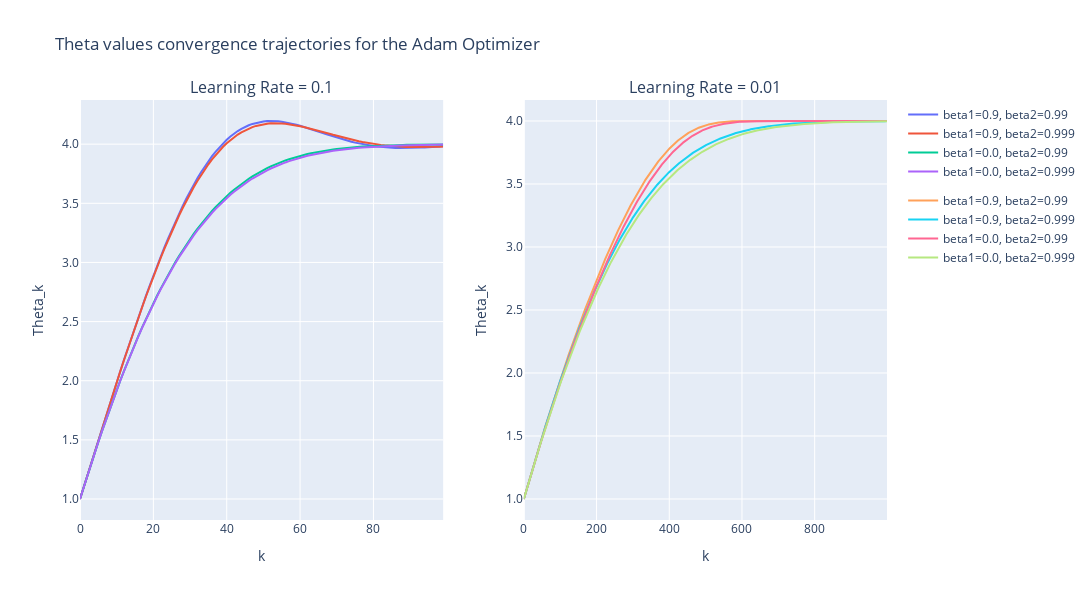
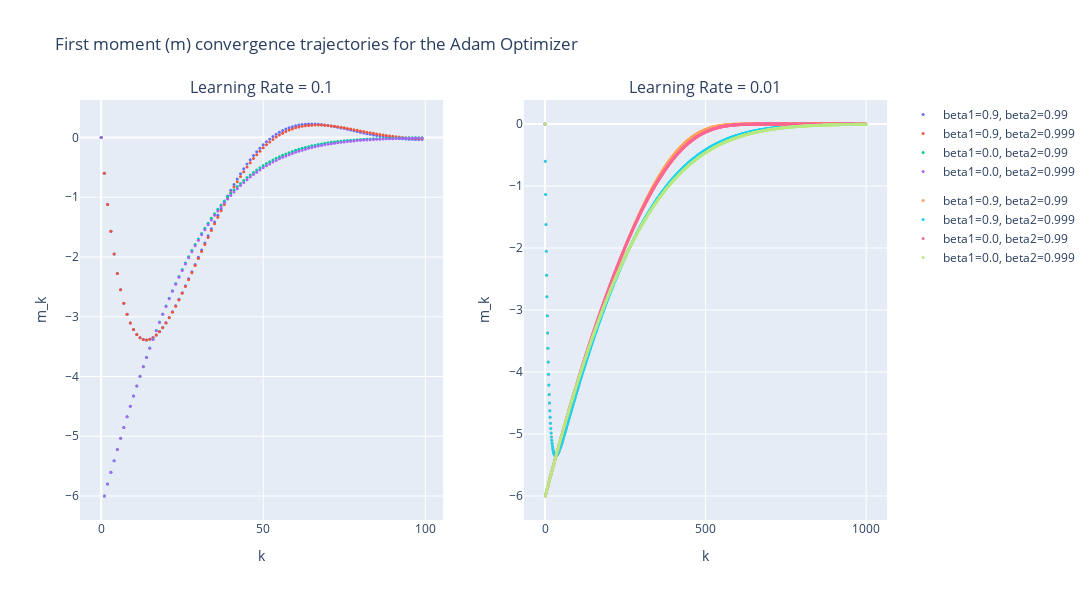
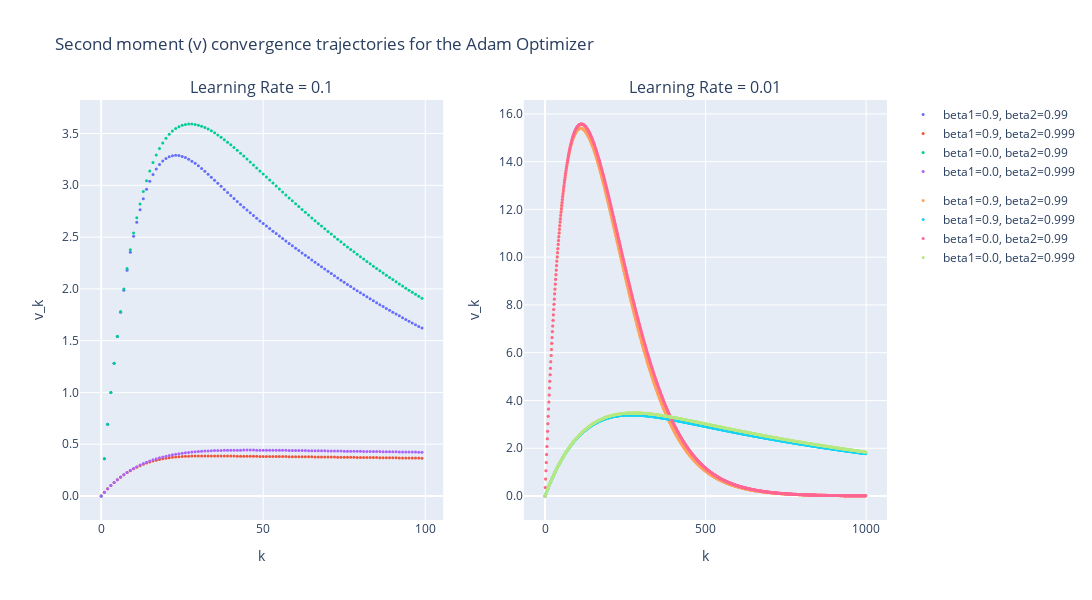

The cell these charts' notebook holds for them, in order:
### Code cell
import plotly.graph_objects as go
from plotly.subplots import make_subplots

# Creación de subplots
fig_theta = make_subplots(rows=1, cols=n_learning_rates, subplot_titles=[f'Learning Rate = {lr}' for lr in param_grid['lr']])
fig_m = make_subplots(rows=1, cols=n_learning_rates, subplot_titles=[f'Learning Rate = {lr}' for lr in param_grid['lr']])
fig_v = make_subplots(rows=1, cols=n_learning_rates, subplot_titles=[f'Learning Rate = {lr}' for lr in param_grid['lr']])

for i, lr in enumerate(param_grid['lr']):

    filtered_params = [p for p in param_list if p['lr'] == lr]

    if lr == 0.1:
        epochs = 100
    elif lr == 0.01:
        epochs = 1000

    for params in filtered_params:
        theta_initial = 1.0
        
        print(f'\nAdam Configuration: {params}')
        solver = AdamMomentum(dL=dL, lr=lr, beta1=params['beta1'], beta2=params['beta2'], epochs=epochs)
        solver.solve(theta_initial=theta_initial)

        label = f"beta1={params['beta1']}, beta2={params['beta2']}"
        
        # Agregar datos a la figura de theta
        fig_theta.add_trace(go.Scatter(
            x=list(range(epochs)),
            y=solver.theta_result,
            mode='lines',
            name=label,
            legendgroup=f'LR={lr}',
        ), row=1, col=i+1)
        
        # Agregar datos a la figura de m_result
        fig_m.add_trace(go.Scatter(
            x=list(range(epochs)),
            y=solver.m_result,
            mode='markers',
            marker=dict(size=3),
            name=label,
            legendgroup=f'LR={lr}',
        ), row=1, col=i+1)
        
        # Agregar datos a la figura de v_result
        fig_v.add_trace(go.Scatter(
            x=list(range(epochs)),
            y=solver.v_result,
            mode='markers',
            marker=dict(size=3),
            name=label,
            legendgroup=f'LR={lr}',
        ), row=1, col=i+1)

# Actualización de los títulos y etiquetas
fig_theta.update_layout(title_text='Theta values convergence trajectories for the Adam Optimizer', showlegend=True)
fig_m.update_layout(title_text='First moment (m) convergence trajectories for the Adam Optimizer', showlegend=True)
fig_v.update_layout(title_text='Second moment (v) convergence trajectories for the Adam Optimizer', showlegend=True)

fig_theta.update_xaxes(title_text="k")
fig_theta.update_yaxes(tickformat=".1f", title_text="Theta_k")
fig_theta.update_layout(
    width=1500,  # Ancho en píxeles
    height=600   # Alto en píxeles
)

fig_m.update_xaxes(title_text="k")
fig_m.update_yaxes(title_text="m_k")
fig_m.update_layout(
    width=1500,  # Ancho en píxeles
    height=600   # Alto en píxeles
)

fig_v.update_xaxes(title_text="k")
fig_v.update_yaxes(tickformat=".1f", title_text="v_k")
fig_v.update_layout(
    width=1500,  # Ancho en píxeles
    height=600   # Alto en píxeles
)

# Mostrar las figuras
fig_theta.show()
fig_m.show()
fig_v.show()

### Figure 1 — Plotly figure (JSON) as saved in the notebook; plotly's stock layout.template omitted (floating-point values rounded to 4 significant figures; data arrays with more than 128 entries replaced by an {"elided": "..."} marker saying what was removed)
{"data": [{"legendgroup": "LR=0.1", "mode": "lines", "name": "beta1=0.9, beta2=0.99", "type": "scatter", "x": [0, 1, 2, 3, 4, 5, 6, 7, 8, 9, 10, 11, 12, 13, 14, 15, 16, 17, 18, 19, 20, 21, 22, 23, 24, 25, 26, 27, 28, 29, 30, 31, 32, 33, 34, 35, 36, 37, 38, 39, 40, 41, 42, 43, 44, 45, 46, 47, 48, 49, 50, 51, 52, 53, 54, 55, 56, 57, 58, 59, 60, 61, 62, 63, 64, 65, 66, 67, 68, 69, 70, 71, 72, 73, 74, 75, 76, 77, 78, 79, 80, 81, 82, 83, 84, 85, 86, 87, 88, 89, 90, 91, 92, 93, 94, 95, 96, 97, 98, 99], "xaxis": "x", "y": [1, 1.1, 1.2, 1.3, 1.399, 1.498, 1.597, 1.696, 1.793, 1.89, 1.987, 2.082, 2.177, 2.271, 2.363, 2.454, 2.544, 2.633, 2.72, 2.805, 2.888, 2.97, 3.049, 3.127, 3.202, 3.275, 3.345, 3.413, 3.478, 3.541, 3.601, 3.658, 3.712, 3.763, 3.811, 3.856, 3.899, 3.938, 3.974, 4.007, 4.037, 4.065, 4.089, 4.111, 4.13, 4.146, 4.16, 4.171, 4.18, 4.187, 4.192, 4.195, 4.196, 4.195, 4.193, 4.19, 4.185, 4.179, 4.172, 4.164, 4.156, 4.146, 4.137, 4.127, 4.117, 4.106, 4.096, 4.086, 4.075, 4.065, 4.056, 4.046, 4.037, 4.029, 4.021, 4.013, 4.006, 4.0, 3.994, 3.989, 3.984, 3.98, 3.977, 3.974, 3.972, 3.97, 3.968, 3.968, 3.967, 3.967, 3.968, 3.969, 3.97, 3.971, 3.972, 3.974, 3.976, 3.978, 3.98, 3.982], "yaxis": "y"}, {"legendgroup": "LR=0.1", "mode": "lines", "name": "beta1=0.9, beta2=0.999", "type": "scatter", "x": [0, 1, 2, 3, 4, 5, 6, 7, 8, 9, 10, 11, 12, 13, 14, 15, 16, 17, 18, 19, 20, 21, 22, 23, 24, 25, 26, 27, 28, 29, 30, 31, 32, 33, 34, 35, 36, 37, 38, 39, 40, 41, 42, 43, 44, 45, 46, 47, 48, 49, 50, 51, 52, 53, 54, 55, 56, 57, 58, 59, 60, 61, 62, 63, 64, 65, 66, 67, 68, 69, 70, 71, 72, 73, 74, 75, 76, 77, 78, 79, 80, 81, 82, 83, 84, 85, 86, 87, 88, 89, 90, 91, 92, 93, 94, 95, 96, 97, 98, 99], "xaxis": "x", "y": [1, 1.1, 1.2, 1.3, 1.399, 1.498, 1.597, 1.695, 1.793, 1.89, 1.986, 2.081, 2.175, 2.268, 2.36, 2.451, 2.54, 2.628, 2.714, 2.798, 2.881, 2.961, 3.039, 3.116, 3.19, 3.261, 3.33, 3.397, 3.461, 3.522, 3.58, 3.636, 3.689, 3.739, 3.786, 3.83, 3.871, 3.91, 3.945, 3.978, 4.008, 4.035, 4.059, 4.081, 4.101, 4.117, 4.132, 4.144, 4.154, 4.163, 4.169, 4.173, 4.176, 4.177, 4.177, 4.176, 4.173, 4.169, 4.164, 4.159, 4.152, 4.145, 4.138, 4.13, 4.122, 4.113, 4.105, 4.096, 4.088, 4.079, 4.071, 4.062, 4.054, 4.046, 4.039, 4.032, 4.025, 4.019, 4.013, 4.008, 4.003, 3.998, 3.994, 3.99, 3.987, 3.984, 3.982, 3.98, 3.978, 3.977, 3.976, 3.976, 3.975, 3.975, 3.976, 3.976, 3.977, 3.977, 3.978, 3.979], "yaxis": "y"}, {"legendgroup": "LR=0.1", "mode": "lines", "name": "beta1=0.0, beta2=0.99", "type": "scatter", "x": [0, 1, 2, 3, 4, 5, 6, 7, 8, 9, 10, 11, 12, 13, 14, 15, 16, 17, 18, 19, 20, 21, 22, 23, 24, 25, 26, 27, 28, 29, 30, 31, 32, 33, 34, 35, 36, 37, 38, 39, 40, 41, 42, 43, 44, 45, 46, 47, 48, 49, 50, 51, 52, 53, 54, 55, 56, 57, 58, 59, 60, 61, 62, 63, 64, 65, 66, 67, 68, 69, 70, 71, 72, 73, 74, 75, 76, 77, 78, 79, 80, 81, 82, 83, 84, 85, 86, 87, 88, 89, 90, 91, 92, 93, 94, 95, 96, 97, 98, 99], "xaxis": "x", "y": [1, 1.1, 1.198, 1.295, 1.39, 1.483, 1.574, 1.664, 1.751, 1.837, 1.921, 2.003, 2.083, 2.161, 2.238, 2.312, 2.385, 2.455, 2.524, 2.59, 2.655, 2.718, 2.779, 2.838, 2.895, 2.95, 3.003, 3.054, 3.104, 3.151, 3.197, 3.241, 3.283, 3.324, 3.362, 3.4, 3.435, 3.469, 3.501, 3.532, 3.561, 3.589, 3.615, 3.64, 3.664, 3.687, 3.708, 3.728, 3.747, 3.765, 3.781, 3.797, 3.812, 3.826, 3.839, 3.851, 3.862, 3.873, 3.883, 3.892, 3.901, 3.909, 3.916, 3.923, 3.93, 3.936, 3.941, 3.946, 3.951, 3.955, 3.959, 3.963, 3.966, 3.969, 3.972, 3.975, 3.977, 3.979, 3.981, 3.983, 3.985, 3.986, 3.988, 3.989, 3.99, 3.991, 3.992, 3.993, 3.994, 3.994, 3.995, 3.995, 3.996, 3.996, 3.997, 3.997, 3.997, 3.998, 3.998, 3.998], "yaxis": "y"}, {"legendgroup": "LR=0.1", "mode": "lines", "name": "beta1=0.0, beta2=0.999", "type": "scatter", "x": [0, 1, 2, 3, 4, 5, 6, 7, 8, 9, 10, 11, 12, 13, 14, 15, 16, 17, 18, 19, 20, 21, 22, 23, 24, 25, 26, 27, 28, 29, 30, 31, 32, 33, 34, 35, 36, 37, 38, 39, 40, 41, 42, 43, 44, 45, 46, 47, 48, 49, 50, 51, 52, 53, 54, 55, 56, 57, 58, 59, 60, 61, 62, 63, 64, 65, 66, 67, 68, 69, 70, 71, 72, 73, 74, 75, 76, 77, 78, 79, 80, 81, 82, 83, 84, 85, 86, 87, 88, 89, 90, 91, 92, 93, 94, 95, 96, 97, 98, 99], "xaxis": "x", "y": [1, 1.1, 1.198, 1.295, 1.39, 1.483, 1.574, 1.663, 1.751, 1.836, 1.92, 2.002, 2.082, 2.16, 2.236, 2.31, 2.382, 2.452, 2.52, 2.586, 2.65, 2.712, 2.773, 2.831, 2.887, 2.942, 2.994, 3.045, 3.094, 3.14, 3.186, 3.229, 3.27, 3.31, 3.348, 3.385, 3.42, 3.453, 3.485, 3.515, 3.544, 3.572, 3.598, 3.623, 3.646, 3.668, 3.69, 3.71, 3.728, 3.746, 3.763, 3.779, 3.794, 3.808, 3.821, 3.834, 3.845, 3.856, 3.867, 3.876, 3.885, 3.894, 3.902, 3.909, 3.916, 3.922, 3.928, 3.934, 3.939, 3.944, 3.948, 3.952, 3.956, 3.96, 3.963, 3.966, 3.969, 3.971, 3.974, 3.976, 3.978, 3.98, 3.982, 3.983, 3.985, 3.986, 3.987, 3.988, 3.989, 3.99, 3.991, 3.992, 3.993, 3.993, 3.994, 3.995, 3.995, 3.995, 3.996, 3.996], "yaxis": "y"}, {"legendgroup": "LR=0.01", "mode": "lines", "name": "beta1=0.9, beta2=0.99", "type": "scatter", "x": {"elided": "1000 int values"}, "xaxis": "x2", "y": {"elided": "1000 float values"}, "yaxis": "y2"}, {"legendgroup": "LR=0.01", "mode": "lines", "name": "beta1=0.9, beta2=0.999", "type": "scatter", "x": {"elided": "1000 int values"}, "xaxis": "x2", "y": {"elided": "1000 float values"}, "yaxis": "y2"}, {"legendgroup": "LR=0.01", "mode": "lines", "name": "beta1=0.0, beta2=0.99", "type": "scatter", "x": {"elided": "1000 int values"}, "xaxis": "x2", "y": {"elided": "1000 float values"}, "yaxis": "y2"}, {"legendgroup": "LR=0.01", "mode": "lines", "name": "beta1=0.0, beta2=0.999", "type": "scatter", "x": {"elided": "1000 int values"}, "xaxis": "x2", "y": {"elided": "1000 float values"}, "yaxis": "y2"}], "layout": {"annotations": [{"font": {"size": 16}, "showarrow": false, "text": "Learning Rate = 0.1", "x": 0.225, "xanchor": "center", "xref": "paper", "y": 1, "yanchor": "bottom", "yref": "paper"}, {"font": {"size": 16}, "showarrow": false, "text": "Learning Rate = 0.01", "x": 0.775, "xanchor": "center", "xref": "paper", "y": 1, "yanchor": "bottom", "yref": "paper"}], "height": 600, "showlegend": true, "title": {"text": "Theta values convergence trajectories for the Adam Optimizer"}, "width": 1500, "xaxis": {"anchor": "y", "domain": [0, 0.45], "title": {"text": "k"}}, "xaxis2": {"anchor": "y2", "domain": [0.55, 1], "title": {"text": "k"}}, "yaxis": {"anchor": "x", "domain": [0, 1], "tickformat": ".1f", "title": {"text": "Theta_k"}}, "yaxis2": {"anchor": "x2", "domain": [0, 1], "tickformat": ".1f", "title": {"text": "Theta_k"}}}}

### Figure 2 — Plotly figure (JSON) as saved in the notebook; plotly's stock layout.template omitted (floating-point values rounded to 4 significant figures; data arrays with more than 128 entries replaced by an {"elided": "..."} marker saying what was removed)
{"data": [{"legendgroup": "LR=0.1", "marker": {"size": 3}, "mode": "markers", "name": "beta1=0.9, beta2=0.99", "type": "scatter", "x": [0, 1, 2, 3, 4, 5, 6, 7, 8, 9, 10, 11, 12, 13, 14, 15, 16, 17, 18, 19, 20, 21, 22, 23, 24, 25, 26, 27, 28, 29, 30, 31, 32, 33, 34, 35, 36, 37, 38, 39, 40, 41, 42, 43, 44, 45, 46, 47, 48, 49, 50, 51, 52, 53, 54, 55, 56, 57, 58, 59, 60, 61, 62, 63, 64, 65, 66, 67, 68, 69, 70, 71, 72, 73, 74, 75, 76, 77, 78, 79, 80, 81, 82, 83, 84, 85, 86, 87, 88, 89, 90, 91, 92, 93, 94, 95, 96, 97, 98, 99], "xaxis": "x", "y": [0, -0.6, -1.12, -1.568, -1.951, -2.276, -2.549, -2.775, -2.958, -3.104, -3.215, -3.296, -3.35, -3.38, -3.388, -3.376, -3.348, -3.304, -3.247, -3.179, -3.1, -3.012, -2.917, -2.815, -2.709, -2.597, -2.483, -2.365, -2.246, -2.126, -2.005, -1.885, -1.765, -1.646, -1.529, -1.414, -1.301, -1.191, -1.084, -0.9812, -0.8817, -0.786, -0.6945, -0.6072, -0.5244, -0.446, -0.3722, -0.303, -0.2384, -0.1785, -0.1232, -0.07251, -0.02629, 0.01552, 0.05302, 0.08634, 0.1156, 0.141, 0.1626, 0.1807, 0.1955, 0.207, 0.2156, 0.2214, 0.2246, 0.2255, 0.2242, 0.221, 0.216, 0.2094, 0.2015, 0.1925, 0.1825, 0.1717, 0.1602, 0.1483, 0.1361, 0.1237, 0.1113, 0.09895, 0.0868, 0.07494, 0.06347, 0.05245, 0.04197, 0.03207, 0.02281, 0.01422, 0.006326, -0.0008497, -0.007298, -0.01302, -0.01801, -0.0223, -0.02589, -0.02881, -0.03109, -0.03276, -0.03387, -0.03445], "yaxis": "y"}, {"legendgroup": "LR=0.1", "marker": {"size": 3}, "mode": "markers", "name": "beta1=0.9, beta2=0.999", "type": "scatter", "x": [0, 1, 2, 3, 4, 5, 6, 7, 8, 9, 10, 11, 12, 13, 14, 15, 16, 17, 18, 19, 20, 21, 22, 23, 24, 25, 26, 27, 28, 29, 30, 31, 32, 33, 34, 35, 36, 37, 38, 39, 40, 41, 42, 43, 44, 45, 46, 47, 48, 49, 50, 51, 52, 53, 54, 55, 56, 57, 58, 59, 60, 61, 62, 63, 64, 65, 66, 67, 68, 69, 70, 71, 72, 73, 74, 75, 76, 77, 78, 79, 80, 81, 82, 83, 84, 85, 86, 87, 88, 89, 90, 91, 92, 93, 94, 95, 96, 97, 98, 99], "xaxis": "x", "y": [0, -0.6, -1.12, -1.568, -1.951, -2.276, -2.549, -2.775, -2.958, -3.104, -3.216, -3.297, -3.351, -3.381, -3.389, -3.378, -3.35, -3.307, -3.251, -3.183, -3.105, -3.018, -2.924, -2.824, -2.718, -2.609, -2.496, -2.38, -2.263, -2.144, -2.026, -1.907, -1.789, -1.672, -1.557, -1.445, -1.334, -1.226, -1.122, -1.021, -0.923, -0.8292, -0.7393, -0.6535, -0.5719, -0.4946, -0.4217, -0.3531, -0.2889, -0.2291, -0.1737, -0.1225, -0.07562, -0.03284, 0.005909, 0.04074, 0.07178, 0.09917, 0.1231, 0.1436, 0.161, 0.1754, 0.1869, 0.1958, 0.2023, 0.2064, 0.2085, 0.2086, 0.207, 0.2038, 0.1992, 0.1934, 0.1865, 0.1787, 0.1701, 0.1609, 0.1513, 0.1412, 0.1309, 0.1204, 0.1099, 0.09946, 0.08915, 0.07904, 0.06922, 0.05973, 0.05063, 0.04196, 0.03376, 0.02606, 0.01888, 0.01223, 0.00613, 0.0005792, -0.004422, -0.008879, -0.0128, -0.01621, -0.01911, -0.02152], "yaxis": "y"}, {"legendgroup": "LR=0.1", "marker": {"size": 3}, "mode": "markers", "name": "beta1=0.0, beta2=0.99", "type": "scatter", "x": [0, 1, 2, 3, 4, 5, 6, 7, 8, 9, 10, 11, 12, 13, 14, 15, 16, 17, 18, 19, 20, 21, 22, 23, 24, 25, 26, 27, 28, 29, 30, 31, 32, 33, 34, 35, 36, 37, 38, 39, 40, 41, 42, 43, 44, 45, 46, 47, 48, 49, 50, 51, 52, 53, 54, 55, 56, 57, 58, 59, 60, 61, 62, 63, 64, 65, 66, 67, 68, 69, 70, 71, 72, 73, 74, 75, 76, 77, 78, 79, 80, 81, 82, 83, 84, 85, 86, 87, 88, 89, 90, 91, 92, 93, 94, 95, 96, 97, 98, 99], "xaxis": "x", "y": [0, -6, -5.8, -5.603, -5.41, -5.221, -5.034, -4.852, -4.673, -4.498, -4.326, -4.158, -3.994, -3.834, -3.677, -3.525, -3.376, -3.231, -3.09, -2.952, -2.819, -2.69, -2.564, -2.442, -2.325, -2.211, -2.1, -1.994, -1.892, -1.793, -1.697, -1.606, -1.518, -1.434, -1.353, -1.275, -1.201, -1.13, -1.062, -0.9979, -0.9364, -0.8779, -0.8223, -0.7695, -0.7194, -0.6719, -0.627, -0.5845, -0.5444, -0.5065, -0.4709, -0.4373, -0.4057, -0.3761, -0.3483, -0.3222, -0.2978, -0.275, -0.2537, -0.2338, -0.2153, -0.1981, -0.182, -0.1671, -0.1533, -0.1405, -0.1286, -0.1176, -0.1075, -0.09809, -0.08946, -0.0815, -0.07418, -0.06745, -0.06127, -0.0556, -0.05041, -0.04566, -0.04132, -0.03735, -0.03373, -0.03043, -0.02743, -0.0247, -0.02221, -0.01996, -0.01792, -0.01607, -0.0144, -0.01289, -0.01152, -0.01029, -0.009186, -0.008189, -0.007293, -0.006488, -0.005766, -0.005119, -0.00454, -0.004022], "yaxis": "y"}, {"legendgroup": "LR=0.1", "marker": {"size": 3}, "mode": "markers", "name": "beta1=0.0, beta2=0.999", "type": "scatter", "x": [0, 1, 2, 3, 4, 5, 6, 7, 8, 9, 10, 11, 12, 13, 14, 15, 16, 17, 18, 19, 20, 21, 22, 23, 24, 25, 26, 27, 28, 29, 30, 31, 32, 33, 34, 35, 36, 37, 38, 39, 40, 41, 42, 43, 44, 45, 46, 47, 48, 49, 50, 51, 52, 53, 54, 55, 56, 57, 58, 59, 60, 61, 62, 63, 64, 65, 66, 67, 68, 69, 70, 71, 72, 73, 74, 75, 76, 77, 78, 79, 80, 81, 82, 83, 84, 85, 86, 87, 88, 89, 90, 91, 92, 93, 94, 95, 96, 97, 98, 99], "xaxis": "x", "y": [0, -6, -5.8, -5.603, -5.41, -5.221, -5.035, -4.852, -4.674, -4.499, -4.327, -4.16, -3.996, -3.836, -3.681, -3.529, -3.381, -3.236, -3.096, -2.96, -2.828, -2.699, -2.575, -2.455, -2.338, -2.225, -2.117, -2.012, -1.91, -1.813, -1.719, -1.629, -1.542, -1.459, -1.379, -1.303, -1.23, -1.16, -1.093, -1.03, -0.9692, -0.9115, -0.8565, -0.8043, -0.7547, -0.7076, -0.663, -0.6208, -0.5808, -0.543, -0.5073, -0.4736, -0.4419, -0.4119, -0.3838, -0.3573, -0.3324, -0.309, -0.2871, -0.2665, -0.2473, -0.2293, -0.2124, -0.1967, -0.182, -0.1683, -0.1556, -0.1437, -0.1326, -0.1223, -0.1127, -0.1038, -0.09559, -0.08794, -0.08086, -0.0743, -0.06823, -0.06261, -0.05743, -0.05264, -0.04822, -0.04415, -0.04039, -0.03694, -0.03376, -0.03083, -0.02814, -0.02567, -0.02341, -0.02133, -0.01942, -0.01768, -0.01608, -0.01462, -0.01328, -0.01206, -0.01095, -0.009931, -0.009003, -0.008158], "yaxis": "y"}, {"legendgroup": "LR=0.01", "marker": {"size": 3}, "mode": "markers", "name": "beta1=0.9, beta2=0.99", "type": "scatter", "x": {"elided": "1000 int values"}, "xaxis": "x2", "y": {"elided": "1000 float values"}, "yaxis": "y2"}, {"legendgroup": "LR=0.01", "marker": {"size": 3}, "mode": "markers", "name": "beta1=0.9, beta2=0.999", "type": "scatter", "x": {"elided": "1000 int values"}, "xaxis": "x2", "y": {"elided": "1000 float values"}, "yaxis": "y2"}, {"legendgroup": "LR=0.01", "marker": {"size": 3}, "mode": "markers", "name": "beta1=0.0, beta2=0.99", "type": "scatter", "x": {"elided": "1000 int values"}, "xaxis": "x2", "y": {"elided": "1000 float values"}, "yaxis": "y2"}, {"legendgroup": "LR=0.01", "marker": {"size": 3}, "mode": "markers", "name": "beta1=0.0, beta2=0.999", "type": "scatter", "x": {"elided": "1000 int values"}, "xaxis": "x2", "y": {"elided": "1000 float values"}, "yaxis": "y2"}], "layout": {"annotations": [{"font": {"size": 16}, "showarrow": false, "text": "Learning Rate = 0.1", "x": 0.225, "xanchor": "center", "xref": "paper", "y": 1, "yanchor": "bottom", "yref": "paper"}, {"font": {"size": 16}, "showarrow": false, "text": "Learning Rate = 0.01", "x": 0.775, "xanchor": "center", "xref": "paper", "y": 1, "yanchor": "bottom", "yref": "paper"}], "height": 600, "showlegend": true, "title": {"text": "First moment (m) convergence trajectories for the Adam Optimizer"}, "width": 1500, "xaxis": {"anchor": "y", "domain": [0, 0.45], "title": {"text": "k"}}, "xaxis2": {"anchor": "y2", "domain": [0.55, 1], "title": {"text": "k"}}, "yaxis": {"anchor": "x", "domain": [0, 1], "title": {"text": "m_k"}}, "yaxis2": {"anchor": "x2", "domain": [0, 1], "title": {"text": "m_k"}}}}

### Figure 3 — Plotly figure (JSON) as saved in the notebook; plotly's stock layout.template omitted (floating-point values rounded to 4 significant figures; data arrays with more than 128 entries replaced by an {"elided": "..."} marker saying what was removed)
{"data": [{"legendgroup": "LR=0.1", "marker": {"size": 3}, "mode": "markers", "name": "beta1=0.9, beta2=0.99", "type": "scatter", "x": [0, 1, 2, 3, 4, 5, 6, 7, 8, 9, 10, 11, 12, 13, 14, 15, 16, 17, 18, 19, 20, 21, 22, 23, 24, 25, 26, 27, 28, 29, 30, 31, 32, 33, 34, 35, 36, 37, 38, 39, 40, 41, 42, 43, 44, 45, 46, 47, 48, 49, 50, 51, 52, 53, 54, 55, 56, 57, 58, 59, 60, 61, 62, 63, 64, 65, 66, 67, 68, 69, 70, 71, 72, 73, 74, 75, 76, 77, 78, 79, 80, 81, 82, 83, 84, 85, 86, 87, 88, 89, 90, 91, 92, 93, 94, 95, 96, 97, 98, 99], "xaxis": "x", "y": [0, 0.36, 0.6928, 0.9995, 1.281, 1.539, 1.774, 1.987, 2.18, 2.353, 2.507, 2.644, 2.765, 2.87, 2.961, 3.039, 3.104, 3.157, 3.201, 3.234, 3.259, 3.276, 3.286, 3.289, 3.287, 3.279, 3.267, 3.252, 3.233, 3.212, 3.188, 3.163, 3.136, 3.108, 3.079, 3.049, 3.02, 2.99, 2.96, 2.931, 2.901, 2.872, 2.844, 2.816, 2.788, 2.761, 2.734, 2.708, 2.682, 2.656, 2.631, 2.606, 2.582, 2.557, 2.533, 2.51, 2.486, 2.462, 2.439, 2.416, 2.393, 2.37, 2.347, 2.324, 2.302, 2.279, 2.257, 2.235, 2.213, 2.191, 2.169, 2.147, 2.126, 2.105, 2.084, 2.063, 2.042, 2.022, 2.002, 1.982, 1.962, 1.942, 1.923, 1.904, 1.885, 1.866, 1.847, 1.829, 1.811, 1.792, 1.775, 1.757, 1.739, 1.722, 1.705, 1.688, 1.671, 1.654, 1.638, 1.621], "yaxis": "y"}, {"legendgroup": "LR=0.1", "marker": {"size": 3}, "mode": "markers", "name": "beta1=0.9, beta2=0.999", "type": "scatter", "x": [0, 1, 2, 3, 4, 5, 6, 7, 8, 9, 10, 11, 12, 13, 14, 15, 16, 17, 18, 19, 20, 21, 22, 23, 24, 25, 26, 27, 28, 29, 30, 31, 32, 33, 34, 35, 36, 37, 38, 39, 40, 41, 42, 43, 44, 45, 46, 47, 48, 49, 50, 51, 52, 53, 54, 55, 56, 57, 58, 59, 60, 61, 62, 63, 64, 65, 66, 67, 68, 69, 70, 71, 72, 73, 74, 75, 76, 77, 78, 79, 80, 81, 82, 83, 84, 85, 86, 87, 88, 89, 90, 91, 92, 93, 94, 95, 96, 97, 98, 99], "xaxis": "x", "y": [0, 0.036, 0.0696, 0.1009, 0.13, 0.1569, 0.1818, 0.2047, 0.2257, 0.245, 0.2626, 0.2785, 0.293, 0.306, 0.3177, 0.3281, 0.3374, 0.3456, 0.3528, 0.359, 0.3644, 0.3691, 0.373, 0.3764, 0.3791, 0.3814, 0.3832, 0.3846, 0.3856, 0.3864, 0.387, 0.3873, 0.3874, 0.3874, 0.3873, 0.3871, 0.3868, 0.3865, 0.3862, 0.3858, 0.3854, 0.385, 0.3846, 0.3843, 0.3839, 0.3836, 0.3832, 0.3829, 0.3826, 0.3823, 0.3821, 0.3818, 0.3815, 0.3813, 0.381, 0.3808, 0.3805, 0.3802, 0.38, 0.3797, 0.3794, 0.3791, 0.3788, 0.3785, 0.3782, 0.3779, 0.3776, 0.3772, 0.3769, 0.3766, 0.3762, 0.3759, 0.3755, 0.3751, 0.3748, 0.3744, 0.374, 0.3737, 0.3733, 0.3729, 0.3725, 0.3722, 0.3718, 0.3714, 0.371, 0.3707, 0.3703, 0.3699, 0.3696, 0.3692, 0.3688, 0.3685, 0.3681, 0.3677, 0.3674, 0.367, 0.3666, 0.3663, 0.3659, 0.3655], "yaxis": "y"}, {"legendgroup": "LR=0.1", "marker": {"size": 3}, "mode": "markers", "name": "beta1=0.0, beta2=0.99", "type": "scatter", "x": [0, 1, 2, 3, 4, 5, 6, 7, 8, 9, 10, 11, 12, 13, 14, 15, 16, 17, 18, 19, 20, 21, 22, 23, 24, 25, 26, 27, 28, 29, 30, 31, 32, 33, 34, 35, 36, 37, 38, 39, 40, 41, 42, 43, 44, 45, 46, 47, 48, 49, 50, 51, 52, 53, 54, 55, 56, 57, 58, 59, 60, 61, 62, 63, 64, 65, 66, 67, 68, 69, 70, 71, 72, 73, 74, 75, 76, 77, 78, 79, 80, 81, 82, 83, 84, 85, 86, 87, 88, 89, 90, 91, 92, 93, 94, 95, 96, 97, 98, 99], "xaxis": "x", "y": [0, 0.36, 0.6928, 0.9999, 1.283, 1.542, 1.78, 1.998, 2.196, 2.377, 2.54, 2.688, 2.82, 2.939, 3.045, 3.139, 3.221, 3.293, 3.356, 3.409, 3.455, 3.493, 3.523, 3.548, 3.566, 3.58, 3.588, 3.592, 3.592, 3.588, 3.581, 3.571, 3.558, 3.543, 3.526, 3.507, 3.486, 3.464, 3.441, 3.416, 3.391, 3.365, 3.338, 3.31, 3.283, 3.254, 3.226, 3.197, 3.168, 3.139, 3.11, 3.08, 3.051, 3.022, 2.993, 2.964, 2.935, 2.907, 2.878, 2.85, 2.822, 2.794, 2.767, 2.739, 2.712, 2.685, 2.659, 2.632, 2.606, 2.58, 2.554, 2.529, 2.503, 2.478, 2.454, 2.429, 2.405, 2.381, 2.357, 2.334, 2.31, 2.287, 2.264, 2.242, 2.219, 2.197, 2.175, 2.153, 2.132, 2.111, 2.089, 2.069, 2.048, 2.027, 2.007, 1.987, 1.967, 1.947, 1.928, 1.909], "yaxis": "y"}, {"legendgroup": "LR=0.1", "marker": {"size": 3}, "mode": "markers", "name": "beta1=0.0, beta2=0.999", "type": "scatter", "x": [0, 1, 2, 3, 4, 5, 6, 7, 8, 9, 10, 11, 12, 13, 14, 15, 16, 17, 18, 19, 20, 21, 22, 23, 24, 25, 26, 27, 28, 29, 30, 31, 32, 33, 34, 35, 36, 37, 38, 39, 40, 41, 42, 43, 44, 45, 46, 47, 48, 49, 50, 51, 52, 53, 54, 55, 56, 57, 58, 59, 60, 61, 62, 63, 64, 65, 66, 67, 68, 69, 70, 71, 72, 73, 74, 75, 76, 77, 78, 79, 80, 81, 82, 83, 84, 85, 86, 87, 88, 89, 90, 91, 92, 93, 94, 95, 96, 97, 98, 99], "xaxis": "x", "y": [0, 0.036, 0.0696, 0.1009, 0.1301, 0.1572, 0.1824, 0.2058, 0.2274, 0.2474, 0.2659, 0.2829, 0.2986, 0.3131, 0.3263, 0.3384, 0.3495, 0.3596, 0.3689, 0.3772, 0.3849, 0.3918, 0.398, 0.4036, 0.4087, 0.4132, 0.4173, 0.4209, 0.4242, 0.427, 0.4296, 0.4318, 0.4337, 0.4354, 0.4369, 0.4381, 0.4392, 0.4401, 0.4409, 0.4415, 0.442, 0.4424, 0.4427, 0.4429, 0.443, 0.4431, 0.4431, 0.443, 0.4429, 0.4428, 0.4426, 0.4424, 0.4421, 0.4418, 0.4415, 0.4412, 0.4409, 0.4405, 0.4402, 0.4398, 0.4394, 0.4391, 0.4387, 0.4383, 0.4379, 0.4374, 0.437, 0.4366, 0.4362, 0.4358, 0.4354, 0.4349, 0.4345, 0.4341, 0.4336, 0.4332, 0.4328, 0.4324, 0.4319, 0.4315, 0.4311, 0.4306, 0.4302, 0.4298, 0.4294, 0.4289, 0.4285, 0.4281, 0.4276, 0.4272, 0.4268, 0.4264, 0.4259, 0.4255, 0.4251, 0.4247, 0.4242, 0.4238, 0.4234, 0.423], "yaxis": "y"}, {"legendgroup": "LR=0.01", "marker": {"size": 3}, "mode": "markers", "name": "beta1=0.9, beta2=0.99", "type": "scatter", "x": {"elided": "1000 int values"}, "xaxis": "x2", "y": {"elided": "1000 float values"}, "yaxis": "y2"}, {"legendgroup": "LR=0.01", "marker": {"size": 3}, "mode": "markers", "name": "beta1=0.9, beta2=0.999", "type": "scatter", "x": {"elided": "1000 int values"}, "xaxis": "x2", "y": {"elided": "1000 float values"}, "yaxis": "y2"}, {"legendgroup": "LR=0.01", "marker": {"size": 3}, "mode": "markers", "name": "beta1=0.0, beta2=0.99", "type": "scatter", "x": {"elided": "1000 int values"}, "xaxis": "x2", "y": {"elided": "1000 float values"}, "yaxis": "y2"}, {"legendgroup": "LR=0.01", "marker": {"size": 3}, "mode": "markers", "name": "beta1=0.0, beta2=0.999", "type": "scatter", "x": {"elided": "1000 int values"}, "xaxis": "x2", "y": {"elided": "1000 float values"}, "yaxis": "y2"}], "layout": {"annotations": [{"font": {"size": 16}, "showarrow": false, "text": "Learning Rate = 0.1", "x": 0.225, "xanchor": "center", "xref": "paper", "y": 1, "yanchor": "bottom", "yref": "paper"}, {"font": {"size": 16}, "showarrow": false, "text": "Learning Rate = 0.01", "x": 0.775, "xanchor": "center", "xref": "paper", "y": 1, "yanchor": "bottom", "yref": "paper"}], "height": 600, "showlegend": true, "title": {"text": "Second moment (v) convergence trajectories for the Adam Optimizer"}, "width": 1500, "xaxis": {"anchor": "y", "domain": [0, 0.45], "title": {"text": "k"}}, "xaxis2": {"anchor": "y2", "domain": [0.55, 1], "title": {"text": "k"}}, "yaxis": {"anchor": "x", "domain": [0, 1], "tickformat": ".1f", "title": {"text": "v_k"}}, "yaxis2": {"anchor": "x2", "domain": [0, 1], "tickformat": ".1f", "title": {"text": "v_k"}}}}
